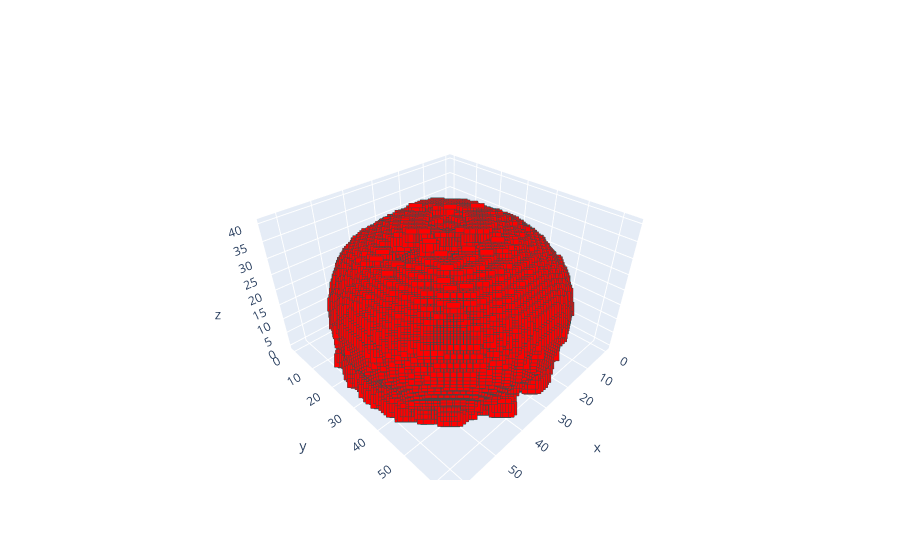

Notebook code cell kept with this figure:
### Code cell
ut.plot(a_fake)

### Figure 1 — Plotly figure (JSON) as saved in the notebook; plotly's stock layout.template omitted (floating-point values rounded to 4 significant figures; data arrays with more than 128 entries replaced by an {"elided": "..."} marker saying what was removed)
{"data": [{"marker": {"color": "red", "line": {"color": "DarkSlateGrey", "width": 2}, "size": 5, "symbol": "square"}, "mode": "markers", "type": "scatter3d", "x": {"elided": "25002 int values"}, "y": {"elided": "25002 int values"}, "z": {"elided": "25002 int values"}}], "layout": {}}
